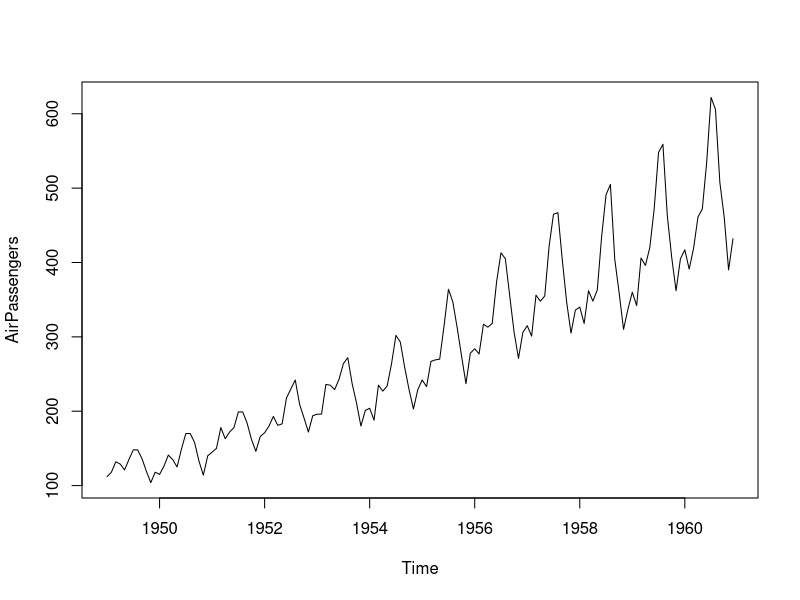
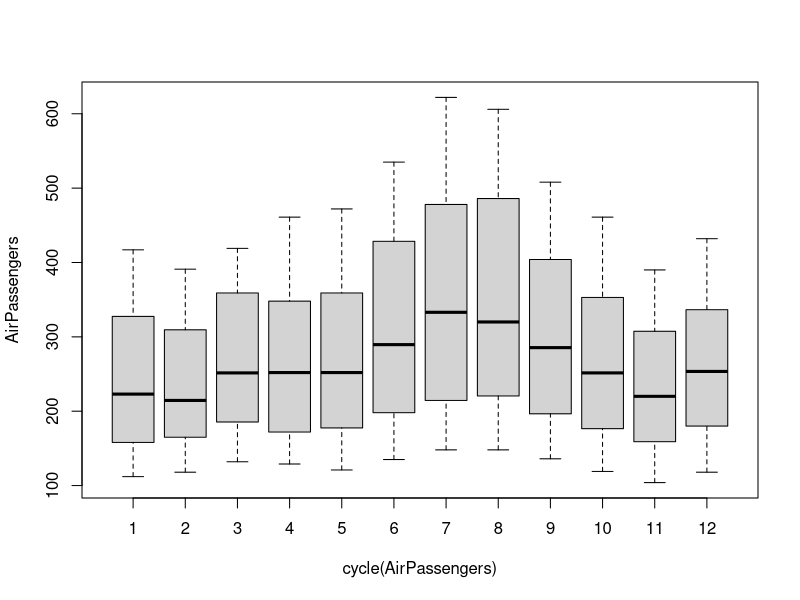

These charts were generated, in order, by the following R code:
## ---- chunk 1
data("AirPassengers")
class(AirPassengers) #This tells you that the data series is in a time series format
start(AirPassengers) #This is the start of the time series
end(AirPassengers) #This is the end of the time series
frequency(AirPassengers)  #The cycle of this time series is 12months in a year
summary(AirPassengers) # metrics of passengers min, max, mean, 1st and third quartiels
plot(AirPassengers) #This will plot the time series
## ---- chunk 2
cycle(AirPassengers) #This will print the cycle across years.
boxplot(AirPassengers~cycle(AirPassengers)) #Box plot across months will give us a sense on seasonal effect
